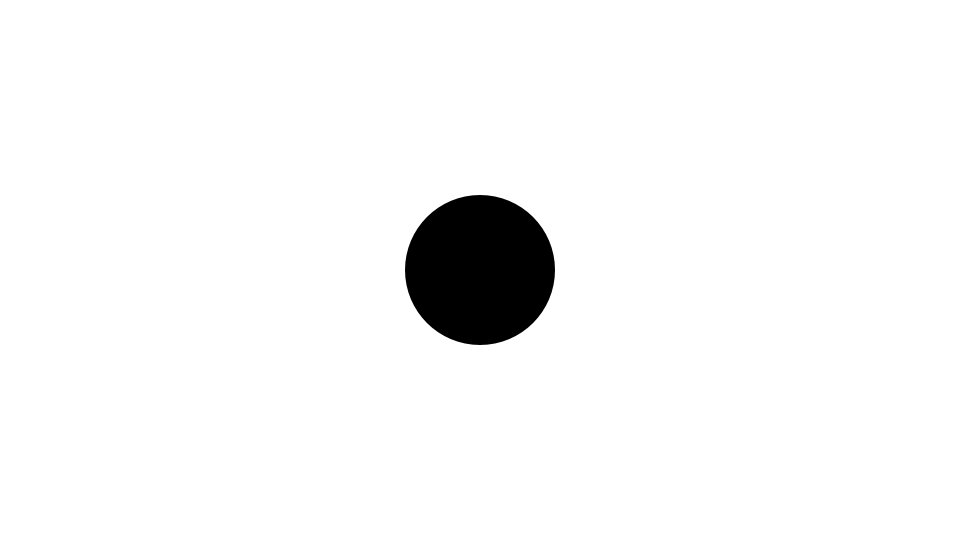
Frame 1 (no input)
Frame 60 (the mouse pressed at the canvas centre just before this capture): identical to frame 1, image omitted
Frame 120 (the mouse held since frame 60 and released just before this capture): identical to frame 1, image omitted

The Processing sketch that drew this single still picture (run headless with seeded random() and noise(); from frame 60 on, the mouse is pressed at the canvas centre):

// Processing sketch: sketch04
// ── sketch04.pde
void setup() {
  size(960, 540);
  noStroke();
  fill(0);
}

void draw() {
  background(255);
  // 原点を画面中心に移動
  translate(width/2, height/2);
  // 原点に円を描画
  ellipse(0, 0, 150, 150);
}
